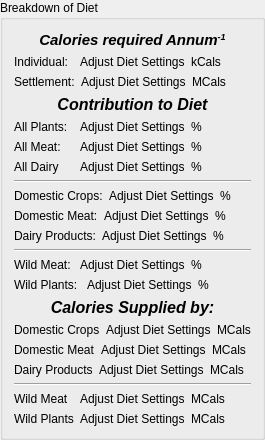
        <widget class="QGroupBox" name="groupBox_2">
         <property name="sizePolicy">
          <sizepolicy hsizetype="Fixed" vsizetype="Fixed">
           <horstretch>0</horstretch>
           <verstretch>0</verstretch>
          </sizepolicy>
         </property>
         <property name="minimumSize">
          <size>
           <width>0</width>
           <height>200</height>
          </size>
         </property>
         <property name="whatsThis">
          <string>&lt;html&gt;&lt;head&gt;&lt;meta name=&quot;qrichtext&quot; content=&quot;1&quot; /&gt;&lt;style type=&quot;text/css&quot;&gt;
p, li { white-space: pre-wrap; }
&lt;/style&gt;&lt;/head&gt;&lt;body style=&quot; font-family:'Sans Serif'; font-size:9pt; font-weight:400; font-style:normal; text-decoration:none;&quot;&gt;
&lt;p style=&quot; margin-top:0px; margin-bottom:0px; margin-left:0px; margin-right:0px; -qt-block-indent:0; text-indent:0px;&quot;&gt;LandUse Analsyt needs area targets before it can determine landuse for a site. In order to calculate the area requirements for crops and animals, calorie targets must first be determined. The Diet section makes this task very straight forward. It is important to note that all dietary considerations in this program are based on calories (or in some cases KCalories).&lt;/p&gt;
&lt;p style=&quot; margin-top:12px; margin-bottom:12px; margin-left:0px; margin-right:0px; -qt-block-indent:0; text-indent:0px;&quot;&gt;With this in mind, the first step is to define their diets as a ratio between calories provided by &lt;span style=&quot; font-weight:600;&quot;&gt;Plants&lt;/span&gt; and calories provided by &lt;span style=&quot; font-weight:600;&quot;&gt;Meat&lt;/span&gt; with the top slider. You can either click and drag with the mouse, or use the mouse wheel. As you slide it, you will see that the percentages for both are automatically adjusted. This setting includes all sources of the diet.&lt;/p&gt;
&lt;p style=&quot; margin-top:12px; margin-bottom:12px; margin-left:0px; margin-right:0px; -qt-block-indent:0; text-indent:0px;&quot;&gt;The second level of adjustment is to set the proportions between tame and wild sources. This works the same way as the top slider. Things to consider when setting these sliders are fishing, hunting, wild plant foraging, etc.&lt;/p&gt;
&lt;p style=&quot;-qt-paragraph-type:empty; margin-top:0px; margin-bottom:0px; margin-left:0px; margin-right:0px; -qt-block-indent:0; text-indent:0px;&quot;&gt;&lt;/p&gt;&lt;/body&gt;&lt;/html&gt;</string>
         </property>
         <property name="title">
          <string>Breakdown of Diet</string>
         </property>
         <layout class="QGridLayout">
          <item row="2" column="0">
           <layout class="QHBoxLayout">
            <item>
             <widget class="QLabel" name="label_10">
              <property name="text">
               <string>Settlement:</string>
              </property>
             </widget>
            </item>
            <item>
             <widget class="QLabel" name="labelCaloriesSettlement">
              <property name="text">
               <string>Adjust Diet Settings</string>
              </property>
             </widget>
            </item>
            <item>
             <widget class="QLabel" name="label_37">
              <property name="text">
               <string>MCals</string>
              </property>
             </widget>
            </item>
           </layout>
          </item>
          <item row="4" column="0">
           <layout class="QHBoxLayout">
            <item>
             <widget class="QLabel" name="label_12">
              <property name="text">
               <string>All Plants:</string>
              </property>
             </widget>
            </item>
            <item>
             <widget class="QLabel" name="labelPortionPlants">
              <property name="text">
               <string>Adjust Diet Settings</string>
              </property>
             </widget>
            </item>
            <item>
             <widget class="QLabel" name="label_38">
              <property name="text">
               <string>%</string>
              </property>
             </widget>
            </item>
           </layout>
          </item>
          <item row="5" column="0">
           <layout class="QHBoxLayout">
            <item>
             <widget class="QLabel" name="label_16">
              <property name="text">
               <string>All Meat:</string>
              </property>
             </widget>
            </item>
            <item>
             <widget class="QLabel" name="labelPortionMeat">
              <property name="text">
               <string>Adjust Diet Settings</string>
              </property>
             </widget>
            </item>
            <item>
             <widget class="QLabel" name="label_39">
              <property name="text">
               <string>%</string>
              </property>
             </widget>
            </item>
           </layout>
          </item>
          <item row="6" column="0">
           <layout class="QHBoxLayout">
            <item>
             <widget class="QLabel" name="label_54">
              <property name="text">
               <string>All Dairy</string>
              </property>
             </widget>
            </item>
            <item>
             <widget class="QLabel" name="labelPortionAllDairy">
              <property name="text">
               <string>Adjust Diet Settings</string>
              </property>
             </widget>
            </item>
            <item>
             <widget class="QLabel" name="label_55">
              <property name="text">
               <string>%</string>
              </property>
             </widget>
            </item>
           </layout>
          </item>
          <item row="8" column="0">
           <layout class="QHBoxLayout">
            <item>
             <widget class="QLabel" name="label_18">
              <property name="text">
               <string>Domestic Crops:</string>
              </property>
             </widget>
            </item>
            <item>
             <widget class="QLabel" name="labelPortionCrops">
              <property name="text">
               <string>Adjust Diet Settings</string>
              </property>
             </widget>
            </item>
            <item>
             <widget class="QLabel" name="label_40">
              <property name="text">
               <string>%</string>
              </property>
             </widget>
            </item>
           </layout>
          </item>
          <item row="9" column="0">
           <layout class="QHBoxLayout">
            <item>
             <widget class="QLabel" name="label_19">
              <property name="text">
               <string>Domestic Meat:</string>
              </property>
             </widget>
            </item>
            <item>
             <widget class="QLabel" name="labelPortionTameMeat">
              <property name="text">
               <string>Adjust Diet Settings</string>
              </property>
             </widget>
            </item>
            <item>
             <widget class="QLabel" name="label_41">
              <property name="text">
               <string>%</string>
              </property>
             </widget>
            </item>
           </layout>
          </item>
          <item row="10" column="0">
           <layout class="QHBoxLayout">
            <item>
             <widget class="QLabel" name="label_31">
              <property name="text">
               <string>Dairy Products:</string>
              </property>
             </widget>
            </item>
            <item>
             <widget class="QLabel" name="labelPortionDairy">
              <property name="text">
               <string>Adjust Diet Settings</string>
              </property>
             </widget>
            </item>
            <item>
             <widget class="QLabel" name="label_42">
              <property name="text">
               <string>%</string>
              </property>
             </widget>
            </item>
           </layout>
          </item>
          <item row="12" column="0">
           <layout class="QHBoxLayout">
            <item>
             <widget class="QLabel" name="label_51">
              <property name="text">
               <string>Wild Meat: </string>
              </property>
             </widget>
            </item>
            <item>
             <widget class="QLabel" name="labelPortionWildMeat">
              <property name="text">
               <string>Adjust Diet Settings</string>
              </property>
             </widget>
            </item>
            <item>
             <widget class="QLabel" name="label_50">
              <property name="text">
               <string>%</string>
              </property>
             </widget>
            </item>
           </layout>
          </item>
          <item row="13" column="0">
           <layout class="QHBoxLayout">
            <item>
             <widget class="QLabel" name="label_53">
              <property name="text">
               <string>Wild Plants: </string>
              </property>
             </widget>
            </item>
            <item>
             <widget class="QLabel" name="labelPortionWildPlants">
              <property name="text">
               <string>Adjust Diet Settings</string>
              </property>
             </widget>
            </item>
            <item>
             <widget class="QLabel" name="label_52">
              <property name="text">
               <string>%</string>
              </property>
             </widget>
            </item>
           </layout>
          </item>
          <item row="15" column="0">
           <layout class="QHBoxLayout">
            <item>
             <widget class="QLabel" name="label_23">
              <property name="text">
               <string>Domestic Crops</string>
              </property>
             </widget>
            </item>
            <item>
             <widget class="QLabel" name="labelCaloriesCrops">
              <property name="text">
               <string>Adjust Diet Settings</string>
              </property>
             </widget>
            </item>
            <item>
             <widget class="QLabel" name="label_43">
              <property name="text">
               <string>MCals</string>
              </property>
             </widget>
            </item>
           </layout>
          </item>
          <item row="16" column="0">
           <layout class="QHBoxLayout">
            <item>
             <widget class="QLabel" name="label_21">
              <property name="text">
               <string>Domestic Meat</string>
              </property>
             </widget>
            </item>
            <item>
             <widget class="QLabel" name="labelCaloriesTameMeat">
              <property name="text">
               <string>Adjust Diet Settings</string>
              </property>
             </widget>
            </item>
            <item>
             <widget class="QLabel" name="label_44">
              <property name="text">
               <string>MCals</string>
              </property>
             </widget>
            </item>
           </layout>
          </item>
          <item row="17" column="0">
           <layout class="QHBoxLayout">
            <item>
             <widget class="QLabel" name="label_35">
              <property name="text">
               <string>Dairy Products</string>
              </property>
             </widget>
            </item>
            <item>
             <widget class="QLabel" name="labelCaloriesDairy">
              <property name="text">
               <string>Adjust Diet Settings</string>
              </property>
             </widget>
            </item>
            <item>
             <widget class="QLabel" name="label_45">
              <property name="text">
               <string>MCals</string>
              </property>
             </widget>
            </item>
           </layout>
          </item>
          <item row="19" column="0">
           <layout class="QHBoxLayout">
            <item>
             <widget class="QLabel" name="label_46">
              <property name="text">
               <string>Wild Meat</string>
              </property>
             </widget>
            </item>
            <item>
             <widget class="QLabel" name="labelCaloriesWildMeat">
              <property name="text">
               <string>Adjust Diet Settings</string>
              </property>
             </widget>
            </item>
            <item>
             <widget class="QLabel" name="label_47">
              <property name="text">
               <string>MCals</string>
              </property>
             </widget>
            </item>
           </layout>
          </item>
          <item row="20" column="0">
           <layout class="QHBoxLayout">
            <item>
             <widget class="QLabel" name="label_48">
              <property name="text">
               <string>Wild Plants</string>
              </property>
             </widget>
            </item>
            <item>
             <widget class="QLabel" name="labelCaloriesWildPlants">
              <property name="text">
               <string>Adjust Diet Settings</string>
              </property>
             </widget>
            </item>
            <item>
             <widget class="QLabel" name="label_49">
              <property name="text">
               <string>MCals</string>
              </property>
             </widget>
            </item>
           </layout>
          </item>
          <item row="0" column="0">
           <widget class="QLabel" name="label_4">
            <property name="text">
             <string>&lt;!DOCTYPE HTML PUBLIC &quot;-//W3C//DTD HTML 4.0//EN&quot; &quot;http://www.w3.org/TR/REC-html40/strict.dtd&quot;&gt;
&lt;html&gt;&lt;head&gt;&lt;meta name=&quot;qrichtext&quot; content=&quot;1&quot; /&gt;&lt;style type=&quot;text/css&quot;&gt;
p, li { white-space: pre-wrap; }
&lt;/style&gt;&lt;/head&gt;&lt;body style=&quot; font-family:'DejaVu Sans'; font-size:10pt; font-weight:400; font-style:normal;&quot;&gt;
&lt;p style=&quot; margin-top:0px; margin-bottom:0px; margin-left:0px; margin-right:0px; -qt-block-indent:0; text-indent:0px; font-family:'Sans Serif'; font-size:9pt;&quot;&gt;&lt;span style=&quot; font-size:11pt; font-weight:600; font-style:italic;&quot;&gt;Calories required Annum&lt;/span&gt;&lt;span style=&quot; font-size:11pt; font-weight:600; font-style:italic; vertical-align:super;&quot;&gt;-1&lt;/span&gt;&lt;/p&gt;&lt;/body&gt;&lt;/html&gt;</string>
            </property>
            <property name="alignment">
             <set>Qt::AlignCenter</set>
            </property>
           </widget>
          </item>
          <item row="3" column="0">
           <widget class="QLabel" name="label_15">
            <property name="text">
             <string>&lt;!DOCTYPE HTML PUBLIC &quot;-//W3C//DTD HTML 4.0//EN&quot; &quot;http://www.w3.org/TR/REC-html40/strict.dtd&quot;&gt;
&lt;html&gt;&lt;head&gt;&lt;meta name=&quot;qrichtext&quot; content=&quot;1&quot; /&gt;&lt;style type=&quot;text/css&quot;&gt;
p, li { white-space: pre-wrap; }
&lt;/style&gt;&lt;/head&gt;&lt;body style=&quot; font-family:'DejaVu Sans'; font-size:10pt; font-weight:400; font-style:normal;&quot;&gt;
&lt;p style=&quot; margin-top:0px; margin-bottom:0px; margin-left:0px; margin-right:0px; -qt-block-indent:0; text-indent:0px; font-family:'Sans Serif'; font-size:9pt;&quot;&gt;&lt;span style=&quot; font-size:12pt; font-weight:600; font-style:italic;&quot;&gt;Contribution to Diet&lt;/span&gt;&lt;/p&gt;&lt;/body&gt;&lt;/html&gt;</string>
            </property>
            <property name="alignment">
             <set>Qt::AlignCenter</set>
            </property>
           </widget>
          </item>
          <item row="7" column="0">
           <widget class="Line" name="line_5">
            <property name="orientation">
             <enum>Qt::Horizontal</enum>
            </property>
           </widget>
          </item>
          <item row="14" column="0">
           <widget class="QLabel" name="label_20">
            <property name="text">
             <string>&lt;!DOCTYPE HTML PUBLIC &quot;-//W3C//DTD HTML 4.0//EN&quot; &quot;http://www.w3.org/TR/REC-html40/strict.dtd&quot;&gt;
&lt;html&gt;&lt;head&gt;&lt;meta name=&quot;qrichtext&quot; content=&quot;1&quot; /&gt;&lt;style type=&quot;text/css&quot;&gt;
p, li { white-space: pre-wrap; }
&lt;/style&gt;&lt;/head&gt;&lt;body style=&quot; font-family:'DejaVu Sans'; font-size:10pt; font-weight:400; font-style:normal;&quot;&gt;
&lt;p style=&quot; margin-top:0px; margin-bottom:0px; margin-left:0px; margin-right:0px; -qt-block-indent:0; text-indent:0px; font-family:'Sans Serif'; font-size:9pt;&quot;&gt;&lt;span style=&quot; font-size:12pt; font-weight:600; font-style:italic;&quot;&gt;Calories Supplied by:&lt;/span&gt;&lt;/p&gt;&lt;/body&gt;&lt;/html&gt;</string>
            </property>
            <property name="alignment">
             <set>Qt::AlignCenter</set>
            </property>
           </widget>
          </item>
          <item row="18" column="0">
           <widget class="Line" name="line_4">
            <property name="orientation">
             <enum>Qt::Horizontal</enum>
            </property>
           </widget>
          </item>
          <item row="11" column="0">
           <widget class="Line" name="line_7">
            <property name="orientation">
             <enum>Qt::Horizontal</enum>
            </property>
           </widget>
          </item>
          <item row="1" column="0">
           <layout class="QHBoxLayout">
            <item>
             <widget class="QLabel" name="label_8">
              <property name="text">
               <string>Individual:</string>
              </property>
             </widget>
            </item>
            <item>
             <widget class="QLabel" name="labelCaloriesIndividual">
              <property name="text">
               <string>Adjust Diet Settings</string>
              </property>
             </widget>
            </item>
            <item>
             <widget class="QLabel" name="label_36">
              <property name="text">
               <string>kCals</string>
              </property>
             </widget>
            </item>
           </layout>
          </item>
         </layout>
        </widget>
